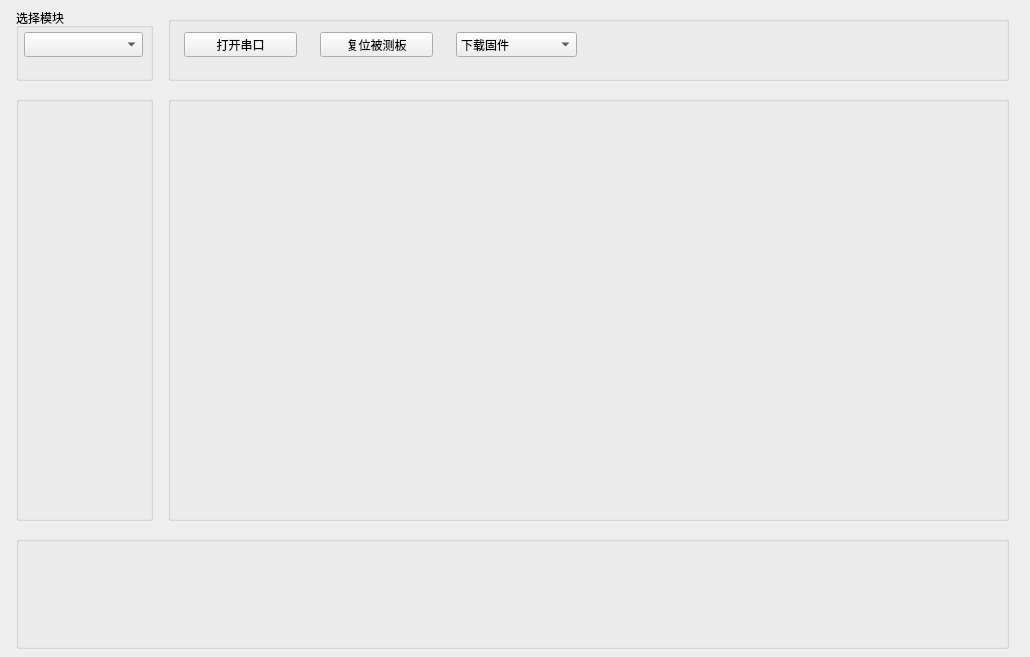
<?xml version="1.0" encoding="UTF-8"?>
<ui version="4.0">
 <class>MainWindow</class>
 <widget class="QMainWindow" name="MainWindow">
  <property name="geometry">
   <rect>
    <x>0</x>
    <y>0</y>
    <width>1030</width>
    <height>657</height>
   </rect>
  </property>
  <property name="sizePolicy">
   <sizepolicy hsizetype="Preferred" vsizetype="Preferred">
    <horstretch>0</horstretch>
    <verstretch>0</verstretch>
   </sizepolicy>
  </property>
  <property name="windowTitle">
   <string>MainWindow</string>
  </property>
  <property name="windowIcon">
   <iconset>
    <normaloff>source/window_24_24.png</normaloff>source/window_24_24.png</iconset>
  </property>
  <widget class="QWidget" name="centralwidget">
   <widget class="QGroupBox" name="groupBox">
    <property name="geometry">
     <rect>
      <x>168</x>
      <y>16</y>
      <width>841</width>
      <height>65</height>
     </rect>
    </property>
    <property name="title">
     <string/>
    </property>
    <widget class="QComboBox" name="comboBox_Select_page">
     <property name="geometry">
      <rect>
       <x>288</x>
       <y>16</y>
       <width>121</width>
       <height>25</height>
      </rect>
     </property>
     <item>
      <property name="text">
       <string>下载固件</string>
      </property>
     </item>
     <item>
      <property name="text">
       <string>校准画面</string>
      </property>
     </item>
     <item>
      <property name="text">
       <string>工装后台</string>
      </property>
     </item>
    </widget>
    <widget class="QPushButton" name="pushButton_Open_Ports">
     <property name="geometry">
      <rect>
       <x>16</x>
       <y>16</y>
       <width>113</width>
       <height>25</height>
      </rect>
     </property>
     <property name="text">
      <string>打开串口</string>
     </property>
    </widget>
    <widget class="QPushButton" name="pushButton_Reset_Board">
     <property name="geometry">
      <rect>
       <x>152</x>
       <y>16</y>
       <width>113</width>
       <height>25</height>
      </rect>
     </property>
     <property name="text">
      <string>复位被测板</string>
     </property>
    </widget>
   </widget>
   <widget class="QGroupBox" name="groupBox_1">
    <property name="geometry">
     <rect>
      <x>16</x>
      <y>8</y>
      <width>137</width>
      <height>73</height>
     </rect>
    </property>
    <property name="title">
     <string>选择模块</string>
    </property>
    <widget class="QComboBox" name="comboBox_Select_Board">
     <property name="geometry">
      <rect>
       <x>8</x>
       <y>24</y>
       <width>119</width>
       <height>25</height>
      </rect>
     </property>
    </widget>
   </widget>
   <widget class="QGroupBox" name="groupBox_2">
    <property name="geometry">
     <rect>
      <x>16</x>
      <y>96</y>
      <width>137</width>
      <height>425</height>
     </rect>
    </property>
    <property name="title">
     <string/>
    </property>
    <widget class="QStackedWidget" name="stackedWidget">
     <property name="geometry">
      <rect>
       <x>8</x>
       <y>8</y>
       <width>121</width>
       <height>409</height>
      </rect>
     </property>
     <property name="currentIndex">
      <number>0</number>
     </property>
     <widget class="QWidget" name="page"/>
     <widget class="QWidget" name="page_2"/>
    </widget>
   </widget>
   <widget class="QGroupBox" name="groupBox_3">
    <property name="geometry">
     <rect>
      <x>168</x>
      <y>96</y>
      <width>841</width>
      <height>425</height>
     </rect>
    </property>
    <property name="title">
     <string/>
    </property>
    <widget class="QStackedWidget" name="stackedWidget_2">
     <property name="geometry">
      <rect>
       <x>8</x>
       <y>8</y>
       <width>825</width>
       <height>409</height>
      </rect>
     </property>
     <widget class="QWidget" name="page_3"/>
     <widget class="QWidget" name="page_4"/>
    </widget>
   </widget>
   <widget class="QGroupBox" name="groupBox_4">
    <property name="geometry">
     <rect>
      <x>16</x>
      <y>536</y>
      <width>993</width>
      <height>113</height>
     </rect>
    </property>
    <property name="title">
     <string/>
    </property>
    <widget class="QStackedWidget" name="stackedWidget_3">
     <property name="geometry">
      <rect>
       <x>8</x>
       <y>8</y>
       <width>977</width>
       <height>97</height>
      </rect>
     </property>
     <widget class="QWidget" name="page_7"/>
     <widget class="QWidget" name="page_8"/>
    </widget>
   </widget>
  </widget>
 </widget>
 <resources/>
 <connections/>
</ui>
